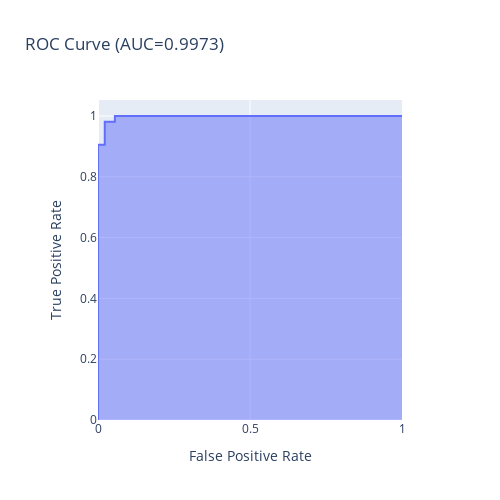

Notebook cell for this chart:
### Markdown cell above
Al igual que el modelo de SVM, este modelo clasifica correctamente el 96% de los datos de testeo.

### Code cell
fpr, tpr, thresholds = roc_curve(y_test, grid.predict_proba(X_test)[:,1])
fig = px.area(
    x=fpr, y=tpr,
    title=f'ROC Curve (AUC={auc(fpr, tpr):.4f})',
    labels=dict(x='False Positive Rate', y='True Positive Rate'),
    width=500, height=500)
fig.update_yaxes(scaleanchor="x", scaleratio=1)
fig.update_xaxes(constrain='domain')
fig.show()

### Figure 1 — Plotly figure (JSON) as saved in the notebook; plotly's stock layout.template omitted (floating-point values rounded to 4 significant figures)
{"data": [{"fillpattern": {"shape": ""}, "hovertemplate": "False Positive Rate=%{x}<br>True Positive Rate=%{y}<extra></extra>", "legendgroup": "", "line": {"color": "#636efa"}, "marker": {"symbol": "circle"}, "mode": "lines", "name": "", "orientation": "v", "showlegend": false, "stackgroup": "1", "type": "scatter", "x": [0, 0, 0, 0, 0, 0.02222, 0.02222, 0.05556, 0.05556, 1], "xaxis": "x", "y": [0, 0.03774, 0.3208, 0.3585, 0.9057, 0.9057, 0.9811, 0.9811, 1, 1], "yaxis": "y"}], "layout": {"height": 500, "legend": {"tracegroupgap": 0}, "title": {"text": "ROC Curve (AUC=0.9973)"}, "width": 500, "xaxis": {"anchor": "y", "constrain": "domain", "domain": [0, 1], "title": {"text": "False Positive Rate"}}, "yaxis": {"anchor": "x", "domain": [0, 1], "scaleanchor": "x", "scaleratio": 1, "title": {"text": "True Positive Rate"}}}}
